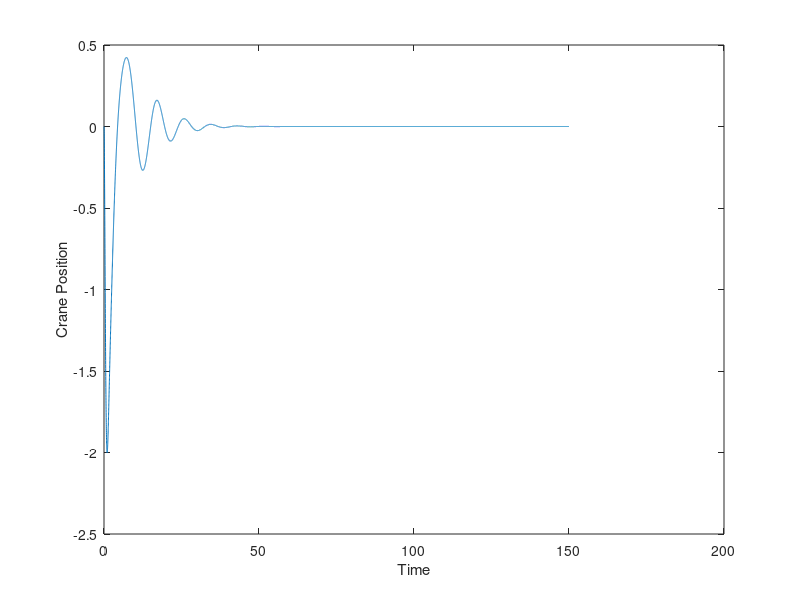
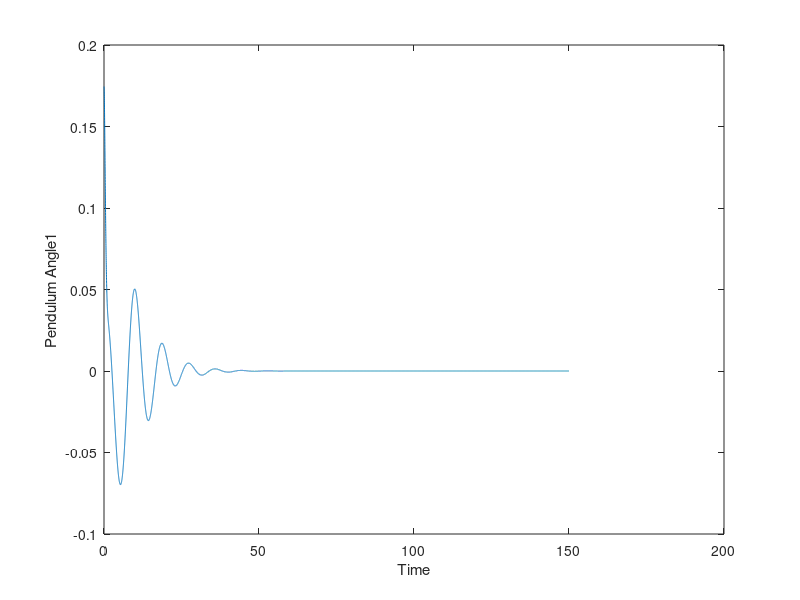
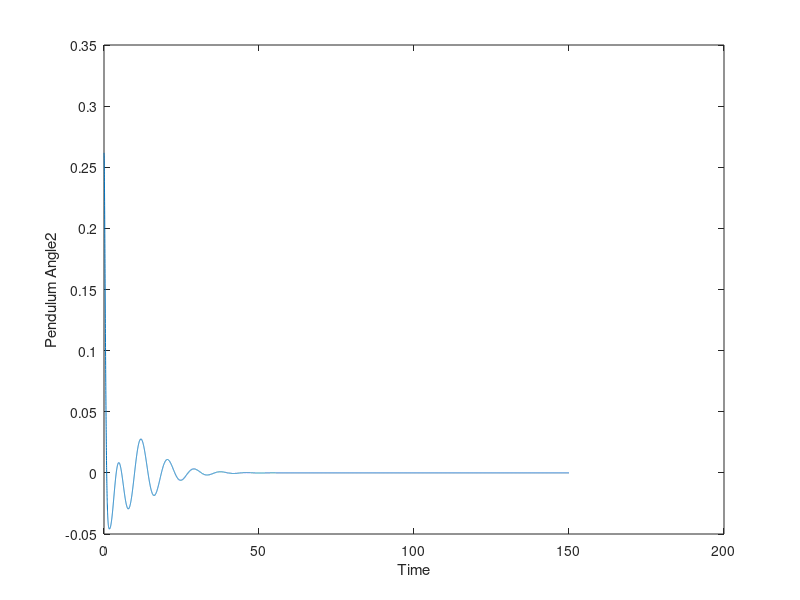

The MATLAB script that drew these images, in order:

clc 
clear all

% Defining the Variables
m1 = 100; m2 = 100; M = 1000;
l1 = 20; l2 = 10;
g = 9.81;

%% Substituting the Values of Different Parameters in Matrices

A = [0 1 0 0 0 0;
     0 0 (-(m1*g)/M) 0 (-(m2*g)/M) 0;
     0 0 0 1 0 0;
     0 0 (-(M+m1)*g/(M*l1)) 0 (-(m2*g)/(M*l1)) 0;
     0 0 0 0 0 1;
     0 0 (-(m1*g)/(M*l2)) 0 (-(M+m2)*g/(M*l2)) 0];

B = [0;
     1/M;
     0;
     1/(M*l1);
     0;
     1/(M*l2)];

C = [1 0 0 0 0 0;
     0 0 1 0 0 0;
     0 0 0 0 1 0];
 
D = 0;

%% Choosing the Values of Q & R

Q = (C')*(C);

% Assigning the Values in Q using Trial & Error Method

Q(1,1) = 70000000;
Q(3,3) = 8000000000;
Q(5,5) = 9000000000;

% Selecting the Ideal Value of R 

R = 1;

%% Designing the LQR 

% Calculating the Optimal Gain Matrix K

K = lqr(A, B, Q, R);

% Calculating the New Value of A using K

ANew = (A - (B*K));

% Creating the Observability Matrix

States = {'x' 'x_dot' 'theta1' 'theta1_dot' 'theta2' 'theta2_dot'};
Inputs = {'r'};
Outputs = {'x'; 'phi1'; 'phi2'};

% Creating the State Space Model

ClosSS = ss(ANew, B, C, D,'statename', States, 'inputname', Inputs, 'outputname', Outputs);

%% Initializing Conditions

X0 = [0;
      0;
      10*pi/180;
      0;
      15*pi/180;
      0];
   
t = 0:0.01:150;

Temp = size(t)
F = zeros(Temp);

% Simulating the Time Response of Dynamic System to Arbitrary Inputs

[Y, tTemp, XTemp] = lsim(ClosSS, F, t, X0);


%% Plotting the Output

figure,
plot(t, Y(:,1));
xlabel('Time'); ylabel('Crane Position');

figure,
plot(t, Y(:,2));
xlabel('Time'); ylabel('Pendulum Angle1');

figure,
plot(t, Y(:,3));
xlabel('Time'); ylabel('Pendulum Angle2');